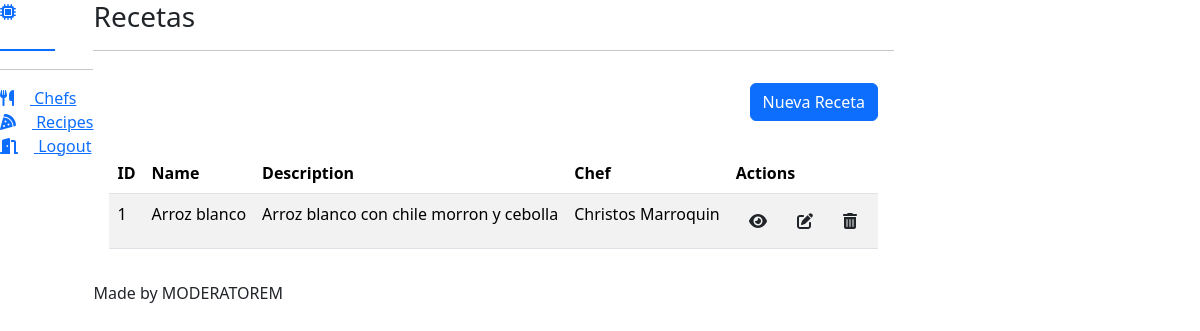
/recipes/ (signed in), run on an earlier commit of the app's database.
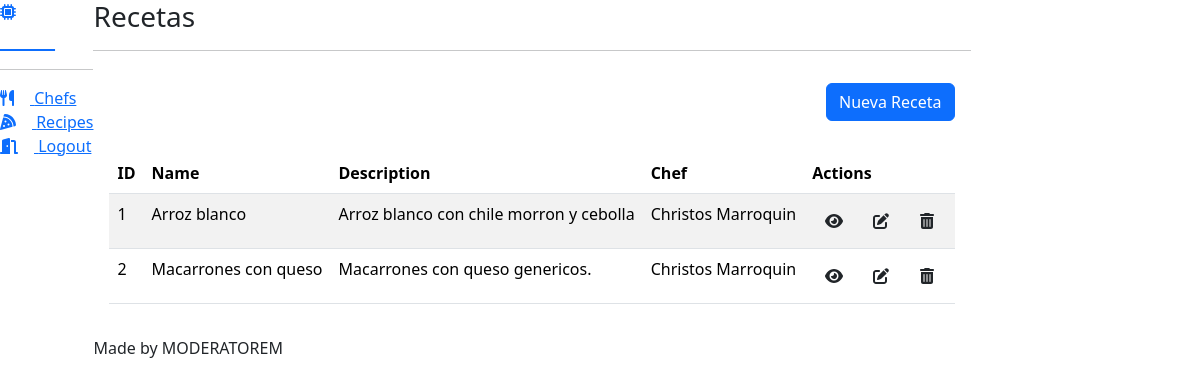
And on a later commit of the database.
### apps/recipes/models.py (models this page shows, shortened)
class Recipe(Base):
    name = models.CharField("Name", max_length=30, blank=False, null=False)
    description = models.TextField(
        "Description", blank=False, null=False
    )
    instructions = models.TextField(
        "Instructions", blank=False, null=False
    )
    chef = models.ForeignKey(Chef, on_delete=models.CASCADE, blank=False, null=False)
    class Meta:
        verbose_name = "Recipe"
        verbose_name_plural = "Recipes"

### apps/chefs/models.py (models this page shows)
class Chef(Base):
    name = models.CharField("Name", max_length=30, blank=False, null=False)
    last_name = models.CharField("Last name", max_length=30, blank=False, null=False)
    class Meta:
        verbose_name = "Chef"
        verbose_name_plural = "Chefs"
    def __str__(self) -> str:
        return f"{self.name} {self.last_name}"

### apps/recipes/views.py (the view)
# urls.py: path("", login_required(views.ListView.as_view()), name="index"),
class ListView(generic.ListView):
    template_name = "recipes/index.html"
    context_object_name = "recipes"
    model = Recipe
    queryset = model.objects.all()

### templates/recipes/index.html (shortened to what this page needs)
{% extends "index.html" %}
{% block body %}
<div class="d-flex justify-content-end align-items-center">
  <div class="col-12 text-end p-3">
    <button class="btn btn-primary" onclick="openModal('#modal_recipe', '{% url 'recipes:create' %}')">Nueva Receta</button>
  </div>
</div>
{% if recipes %}
<div class="d-flex justify-content-center">
  <div class="col-12 p-3">
    <table class="table patientsHeadClass table-striped">
      <thead>
        <tr>
          <th>ID</th>
          <th>Name</th>
          <th>Description</th>
          <th>Chef</th>
          <th>Actions</th>
        </tr>
      </thead>
      <tbody>
        {% for recipe in recipes %}
        <tr>
          <td>{{recipe.id}}</td>
          <td>{{recipe.name}}</td>
          <td>{{recipe.description}}</td>
          <td>{{recipe.chef}}</td>
          <td>
            <button class="btn" onclick="openModal('#modal_recipe', '{% url 'recipes:show' recipe.id %}')">
              <i class="fa-solid fa-eye"></i>
            </button>
            <button class="btn" onclick="openModal('#modal_recipe', '{% url 'recipes:update' recipe.id %}')">
              <i class="fa-solid fa-pen-to-square"></i>
            </button>
            <button class="btn" onclick="openModal('#modal_recipe', '{% url 'recipes:delete' recipe.id %}')">
              <i class="fa-solid fa-trash-can"></i>
            </button>
          </td>
        </tr>
        {% endfor %}
      </tbody>
    </table>
  </div>
</div>
{% else %}
<h1>No existen recetas</h1>
{% endif %}
{% endblock body %}

What changed in the data, as far as the page shows it:
added Recipe: id "2", name "Macarrones con queso", description "Macarrones con queso genericos.", chef "Christos Marroquin"
